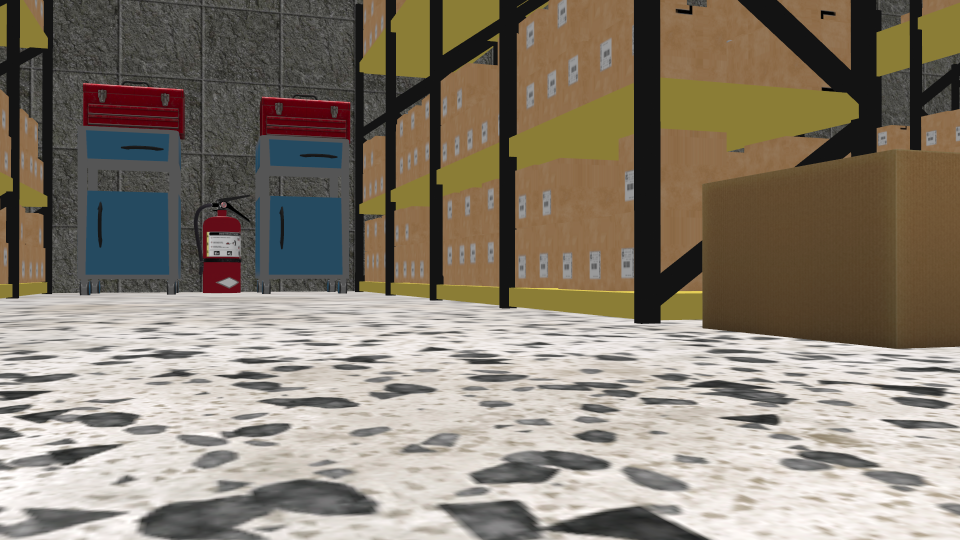
#> input picture scripts/vision/referencias/wp02_ref.png, 1920 x 1080 px (shown at 1/2 size)
$ python -i deteccion_hue.py   (imports and definitions only)
#> lines starting #> are read from the running program, lines starting #| are printed output that depends on the picture; after the words box and inside, x2 and y2 are one past the last pixel; in counts of white or black regions, pixels touching at a corner belong together
#> further down, picture is the input picture: shape (1080, 1920, 3); mean B, G, R 111.8, 125.6, 135.3
### scripts/vision/comun.py
"""Utilidades comunes del paquete de visión (Fase 4).

Interfaz común de todos los detectores:
    detectar(img_bgr, **params) -> dict con claves:
        detectado (bool)  - si la señal buscada está presente
        etiqueta  (str)   - qué se ha detectado ("boya_roja", "cono_negro"...)
        medida    (float) - magnitud medida (%, píxeles...), para trazabilidad
        umbral    (float) - umbral aplicado, para trazabilidad
Cada módulo es además ejecutable standalone:  python3 deteccion_X.py foto.png
"""
import cv2, sys, numpy as np
from pathlib import Path

# Todas las fotos se reducen a esta resolución antes de procesar:
# - los umbrales de área (px) son así independientes de la resolución de la cámara
# - el coste de proceso baja ~9x respecto a 1920x1080 sin perder señal útil
TAMANO = (640, 360)

# Subcarpeta donde se guardan las fotos con la detección superpuesta.
# No es dato de proyecto (se regenera a partir de fotos_waypoints/), va en .gitignore.
DIR_ANALIZADAS = "analizadas"

# [5 lines left out: function cargar, not called in this run]

def resultado(detectado, etiqueta, medida, umbral):
    return {"detectado": bool(detectado), "etiqueta": etiqueta,
            "medida": round(float(medida), 3), "umbral": umbral}

# [44 lines left out: functions superponer_mascara, dibujar_etiqueta, guardar_anotada, main_cli, not called in this run]

### scripts/vision/deteccion_hue.py
"""Primitiva 1: detección por color (canal Hue del espacio HSV).

Se usa HSV en lugar de RGB porque separa el tono (H) de la iluminación (V):
el rojo de una boya es el mismo H con sombra o sin ella, mientras que en RGB
los tres canales cambian a la vez con la luz.

Dos modos de uso:
 - detectar():        mide el %% de píxeles del color -> presencia/ausencia
 - detectar_conteo(): cuenta COMPONENTES CONEXAS del color -> nº de elementos.
   Robusto frente a giros/desplazamientos de la cámara: un elemento sigue
   siendo una componente aunque cambie de posición en el encuadre, cosa que
   el diff con referencia no soporta (validado en la 2ª ronda de fotos:
   una foto girada con 1 solo elemento daba diff 50.9%% "cambio", el conteo
   da n=1 "faltan elementos" — correcto y por el motivo correcto).

Particularidad del rojo: en OpenCV H va de 0 a 179 y el rojo queda partido en
los dos extremos (0-8 y 172-179), por lo que un rango con h_lo > h_hi se
interpreta como "envolvente" (wrap-around).

Umbrales empíricos (validados offline contra fotos_waypoints/, 640x360):
  %% de píxeles:  boyas 2.07-2.35%% vs 0 | chaleco lima 0.26-0.32%% vs 0
                 rojo wp08 2.16-2.61%% vs 0
  conteo wp02 (rojo, area>=25px): A=3 (2 toolbox + extintor), B=1, C=0
    en las tres misiones analizadas; áreas reales 854-1897 px
  conteo wp03 (azul mesitas, area>=25px): presentes=4 paneles (2 por
    carrito), ausentes=0; el cielo (S=99, V=243 uniforme) queda excluido
    por el tope V<200
"""
from comun import cargar, resultado, main_cli, superponer_mascara, dibujar_etiqueta
import cv2, numpy as np

# rango por nombre: h=(lo,hi) [envolvente si lo>hi], s=(min,max), v=(min,max)
# umbral_pct solo aplica al modo detectar()
RANGOS = {
    "rojo":  dict(h=(172,   8), s=(120, 256), v=( 60, 256), umbral_pct=0.8),
    "verde": dict(h=( 45,  85), s=(100, 256), v=( 50, 256), umbral_pct=0.8),
    "lima":  dict(h=( 22,  50), s=( 90, 256), v=(120, 256), umbral_pct=0.12),
    # azul de las mesitas/carritos: V<200 excluye el cielo (V=243 uniforme)
    "azul":  dict(h=( 90, 130), s=(120, 256), v=( 40, 200), umbral_pct=0.5),
}
COLOR_OVERLAY = {"rojo": (0, 0, 255), "verde": (0, 200, 0),
                 "lima": (0, 220, 220), "azul": (255, 120, 0)}

def _mascara(hsv, nombre):
#> called with nombre = 'rojo'
    h, s, v = hsv[..., 0], hsv[..., 1], hsv[..., 2]
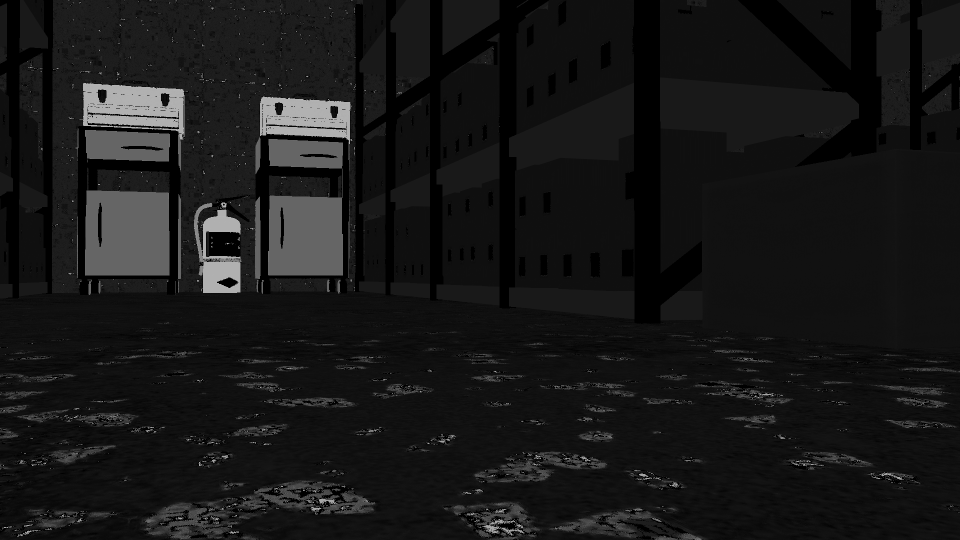
#> h: shape (1080, 1920) (shown at 1/2 size); min 0, max 179, mean 23.3
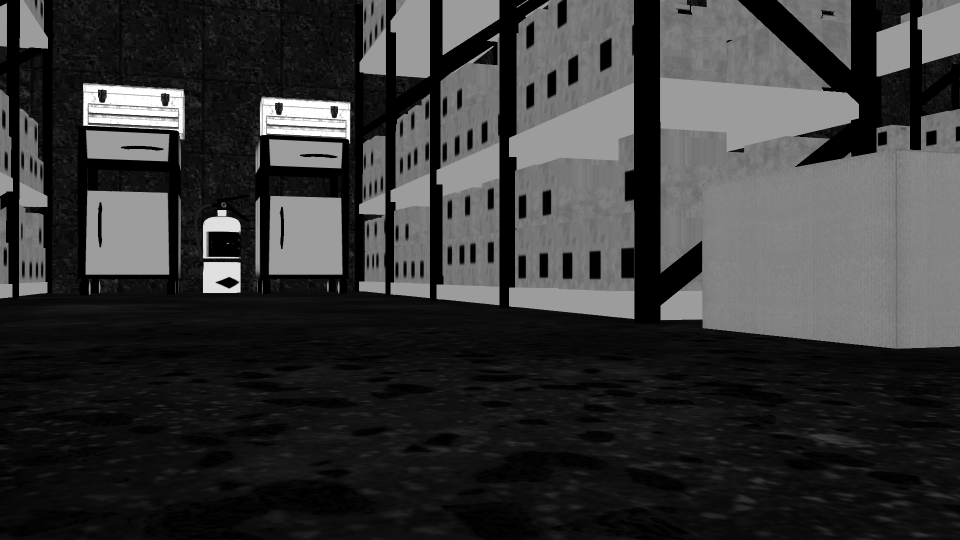
#> s: shape (1080, 1920) (shown at 1/2 size); min 0, max 255, mean 55.2
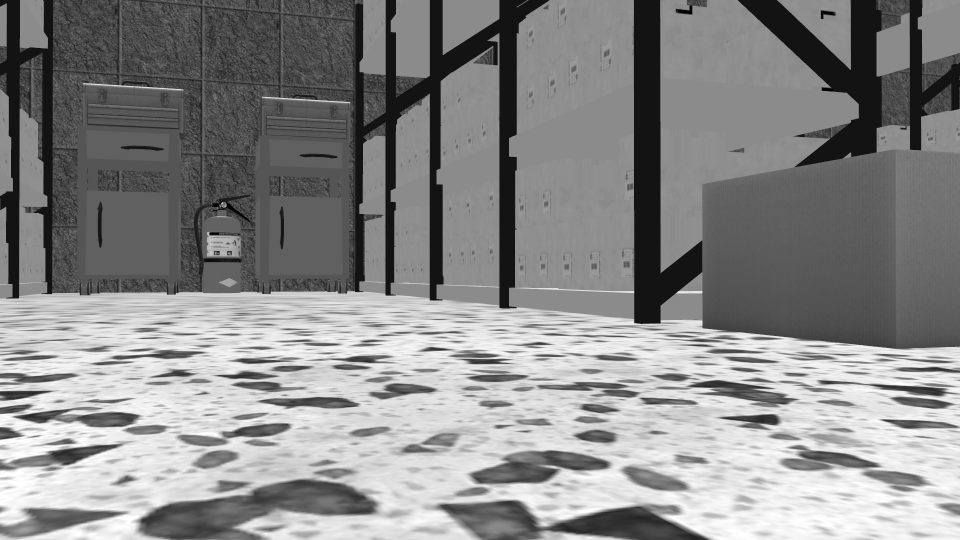
#> v: shape (1080, 1920) (shown at 1/2 size); min 0, max 255, mean 137.2
    r = RANGOS[nombre]
    h_lo, h_hi = r["h"]
    m_h = ((h >= h_lo) | (h <= h_hi)) if h_lo > h_hi else ((h >= h_lo) & (h <= h_hi))
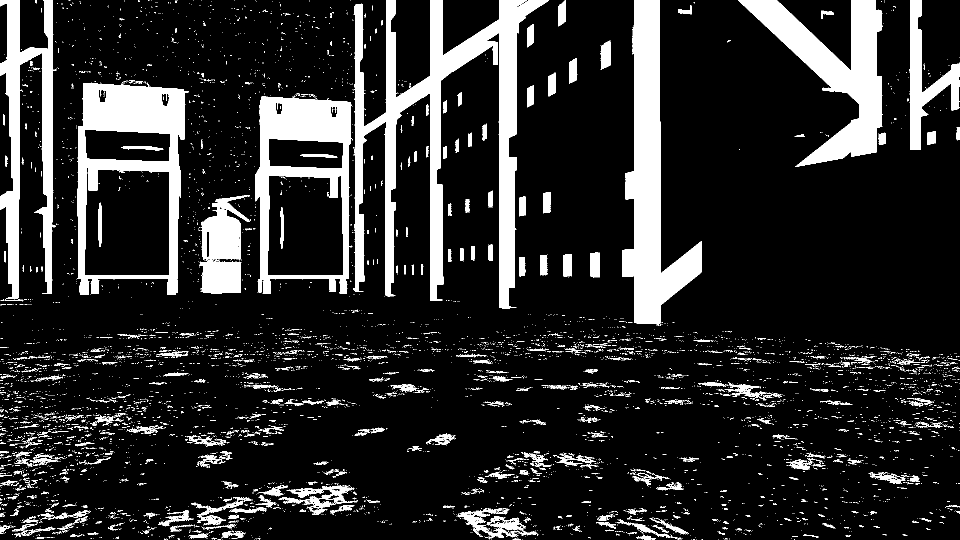
#> m_h: shape (1080, 1920) bool (shown at 1/2 size); 15.3% white; 7394 white regions (6948 under 20 px), largest, box (x1, y1, x2, y2) and area: (707, 0, 1098, 617) 62098, (1251, 0, 1404, 648) 40164, (155, 165, 378, 590) 35502
    return (m_h & (s > r["s"][0]) & (s < r["s"][1])
                & (v > r["v"][0]) & (v < r["v"][1]))
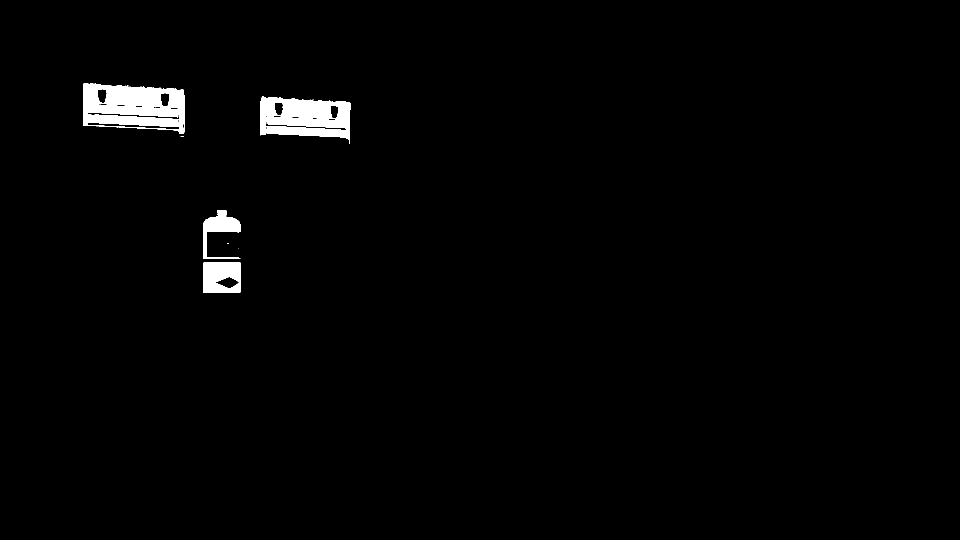
#> returned value: shape (1080, 1920) bool (shown at 1/2 size); 1.5% white; 21 white regions (13 under 20 px), largest, box (x1, y1, x2, y2) and area: (166, 166, 369, 268) 11006, (523, 193, 701, 288) 8632, (406, 524, 481, 586) 4026

def _componentes(img, color, area_min):
    mask = _mascara(cv2.cvtColor(img, cv2.COLOR_BGR2HSV), color).astype(np.uint8)
    # apertura: elimina píxeles sueltos; cierre: une partes del mismo elemento
    mask = cv2.morphologyEx(mask, cv2.MORPH_OPEN, np.ones((3, 3), np.uint8))
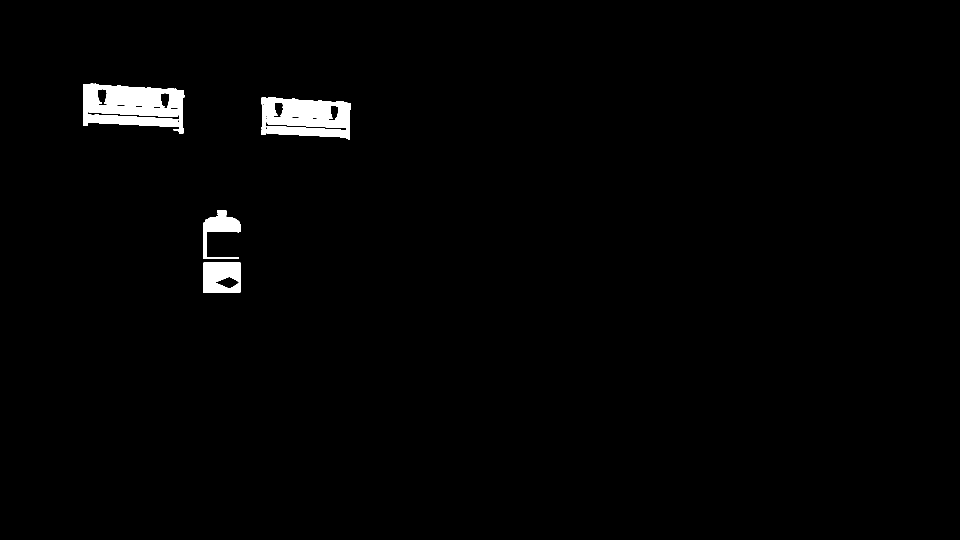
#> mask: shape (1080, 1920) (shown at 1/2 size); values 0 (black) and 1 (white), 1.5% white; 7 white regions, largest, box (x1, y1, x2, y2) and area: (166, 167, 369, 267) 10503, (523, 194, 701, 280) 8489, (406, 524, 481, 586) 4026
    mask = cv2.morphologyEx(mask, cv2.MORPH_CLOSE, np.ones((5, 5), np.uint8))
#> mask: shape (1080, 1920); values 0 (black) and 1 (white), 1.6% white; 4 white regions, box (x1, y1, x2, y2) and area: (166, 167, 369, 267) 14722, (523, 194, 701, 280) 11892, (406, 524, 481, 586) 4053, (406, 420, 481, 517) 2854
    n, lab, stats, _ = cv2.connectedComponentsWithStats(mask)
#> lab: shape (1080, 1920) int32; 5 distinct labels, from 0 to 4
#> n = 5; stats = [[0, 0, 1920, 1080, 2040079], [166, 167, 203, 100, 14722], [523, 194, 178, 86, 11892], [406, 420, 75, 97, 2854], [406, 524, 75, 62, 4053]]
    cajas = [tuple(stats[i, :4]) for i in range(1, n) if stats[i, 4] >= area_min]
#> cajas = [(166, 167, 203, 100), (523, 194, 178, 86), (406, 420, 75, 97), (406, 524, 75, 62)]
    return cajas, mask

# ------------------------- modo porcentaje -----------------------------------

def detectar(img, colores=("rojo", "verde")):
    hsv = cv2.cvtColor(img, cv2.COLOR_BGR2HSV)
    mejor = resultado(False, "ninguno", 0.0, 0.0)
    for nombre in colores:
        pct = 100.0 * _mascara(hsv, nombre).sum() / hsv[..., 0].size
        umbral = RANGOS[nombre]["umbral_pct"]
        if pct > umbral and pct > mejor["medida"]:
            mejor = resultado(True, nombre, pct, umbral)
        elif not mejor["detectado"]:
            mejor["medida"] = max(mejor["medida"], pct)
    return mejor

def anotar(img, res, colores=("rojo", "verde")):
    """Pinta en su color real la máscara del rango que ha producido la medida."""
    hsv = cv2.cvtColor(img, cv2.COLOR_BGR2HSV)
    nombre = res["etiqueta"] if res["etiqueta"] in RANGOS else colores[0]
    out = superponer_mascara(img, _mascara(hsv, nombre), COLOR_OVERLAY[nombre])
    return dibujar_etiqueta(out, res)

# --------------------------- modo conteo -------------------------------------

def detectar_conteo(img, color="rojo", esperados=3, area_min=25):
    """detectado=True si hay al menos `esperados` componentes del color.
    medida = nº de componentes encontradas (permite distinguir 0/1/2/3...)."""
    cajas, _ = _componentes(img, color, area_min)
    n = len(cajas)
#> n = 4
    return resultado(n >= esperados, color if n >= esperados else "ninguno",
                     n, esperados)

def anotar_conteo(img, res, color="rojo", esperados=3, area_min=25):
    """Máscara superpuesta + un rectángulo por componente contada."""
    cajas, mask = _componentes(img, color, area_min)
    out = superponer_mascara(img, mask.astype(bool), COLOR_OVERLAY[color])
    for x, y, w, h in cajas:
        cv2.rectangle(out, (x, y), (x + w, y + h), (255, 255, 255), 2)
    return dibujar_etiqueta(out, res)

# [2 lines not run here, left out]

>>> import cv2
>>> picture = cv2.imread('referencias/wp02_ref.png')
>>> result = detectar_conteo(picture)
#> result = {'detectado': True, 'etiqueta': 'rojo', 'medida': 4, 'umbral': 3}
